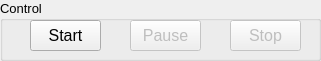
         <widget class="QGroupBox" name="groupBox_control">
          <property name="enabled">
           <bool>true</bool>
          </property>
          <property name="geometry">
           <rect>
            <x>10</x>
            <y>560</y>
            <width>321</width>
            <height>61</height>
           </rect>
          </property>
          <property name="font">
           <font>
            <pointsize>10</pointsize>
           </font>
          </property>
          <property name="title">
           <string>Control</string>
          </property>
          <widget class="QPushButton" name="pushButton_Start">
           <property name="geometry">
            <rect>
             <x>30</x>
             <y>20</y>
             <width>71</width>
             <height>31</height>
            </rect>
           </property>
           <property name="font">
            <font>
             <pointsize>12</pointsize>
            </font>
           </property>
           <property name="text">
            <string>Start</string>
           </property>
          </widget>
          <widget class="QPushButton" name="pushButton_Pause">
           <property name="enabled">
            <bool>false</bool>
           </property>
           <property name="geometry">
            <rect>
             <x>130</x>
             <y>20</y>
             <width>71</width>
             <height>31</height>
            </rect>
           </property>
           <property name="font">
            <font>
             <pointsize>12</pointsize>
            </font>
           </property>
           <property name="text">
            <string>Pause</string>
           </property>
          </widget>
          <widget class="QPushButton" name="pushButton_Stop">
           <property name="enabled">
            <bool>false</bool>
           </property>
           <property name="geometry">
            <rect>
             <x>230</x>
             <y>20</y>
             <width>71</width>
             <height>31</height>
            </rect>
           </property>
           <property name="font">
            <font>
             <pointsize>12</pointsize>
            </font>
           </property>
           <property name="text">
            <string>Stop</string>
           </property>
          </widget>
         </widget>
